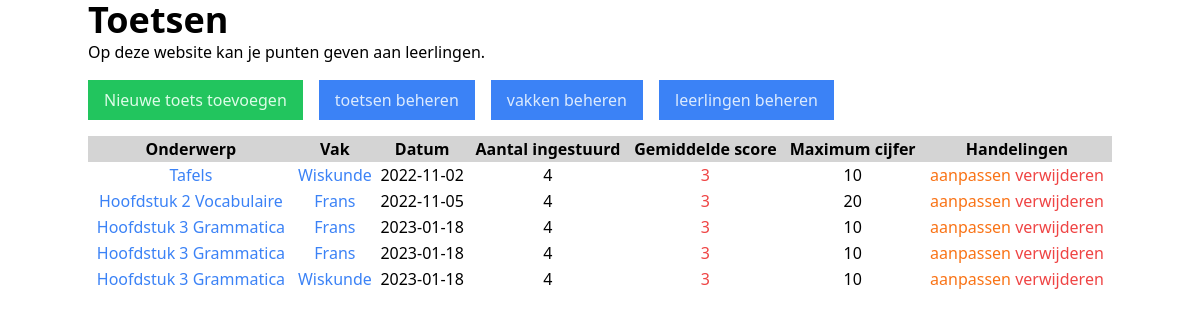
The page / on the database its author committed.
### tables this page shows
CREATE TABLE `toetsen` (
  `id` int(11) NOT NULL,
  `onderwerp` varchar(255) NOT NULL,
  `datum` date NOT NULL,
  `max` int(11) NOT NULL,
  `vak_id` int(11) NOT NULL
);

CREATE TABLE `vakken` (
  `id` int(11) NOT NULL,
  `naam` varchar(255) NOT NULL
);

### index.php (the view, shortened to what this page needs)
<?php
include './includes/database.php';
$query = $pdo->prepare('SELECT * FROM toetsen');
$query->execute([]);
$toetsen = $query->fetchAll();
?>
<!DOCTYPE html>
<html lang="en">
<head>
    <script src="https://cdn.tailwindcss.com"></script>
</head>
<body>
    <div class="container mx-auto">
        <?php include 'includes/main-header.php' ?>
        <table class="w-full">
            <thead class="bg-neutral-300">
                <tr>
                    <th>Onderwerp</th>
                    <th>Vak</th>
                    <th>Datum</th>
                    <th>Aantal ingestuurd</th>
                    <th>Gemiddelde score</th>
                    <th>Maximum cijfer</th>
                    <th>Handelingen</th>
                </tr>
            </thead>
            <tbody class="text-center">
                <?php foreach($toetsen as $onderwerp): ?>
                <?php
                    $query = $pdo->prepare('SELECT * FROM vakken WHERE id=:id');
                    $query->execute([
                        'id' => $onderwerp['vak_id']
                    ]);
                    $vak = $query->fetch();
                    ?>
                <tr>
                    <td><a href="toets.php?id=<?php echo $onderwerp['id']?>"
                            class="text-blue-500 hover:underline"><?php echo $onderwerp['onderwerp']?></a></td>
                    <td><a href="vak.php?id=<?php echo $onderwerp['vak_id']?>"
                            class="text-blue-500 hover:underline"><?php echo $vak['naam'] ?></a></td>
                    <td><?php echo $onderwerp['datum']?></td>
                    <td>4</td>
                    <td class="text-red-500">3</td>
                    <td><?php echo $onderwerp['max']?></td>
                    <td>
                        <a href="toets-aanpassen.php?id=1" class="text-orange-500 hover:underline">aanpassen</a>
                        <a href="toets-verwijderen.php?id=1" class="text-red-500 hover:underline">verwijderen</a>
                    </td>
                </tr>
                <?php endforeach; ?>
            </tbody>
        </table>
    </div>
</body>
</html>

### includes/main-header.php
<header>
    <h1 class="font-semibold text-4xl">Toetsen</h1>
    <p>Op deze website kan je punten geven aan leerlingen.</p>
    <?php include 'includes/hoofdmenu.php' ?>
</header>

### includes/hoofdmenu.php
<p class="flex gap-4 my-4">
    <a href="toets-toevoegen.php" class="bg-green-500 text-green-100 px-4 py-2">Nieuwe toets toevoegen</a>
    <a href="index.php" class="bg-blue-500 text-blue-100 px-4 py-2">toetsen beheren</a>
    <a href="vakken.php" class="bg-blue-500 text-blue-100 px-4 py-2">vakken beheren</a>
    <a href="leerlingen.php" class="bg-blue-500 text-blue-100 px-4 py-2">leerlingen beheren</a>
</p>

### rows shown on the page
toetsen: onderwerp "Tafels", vakken.naam "Wiskunde", datum "2022-11-02", max "10"
toetsen: onderwerp "Hoofdstuk 2 Vocabulaire", vakken.naam "Frans", datum "2022-11-05", max "20"
toetsen: onderwerp "Hoofdstuk 3 Grammatica", vakken.naam "Frans", datum "2023-01-18", max "10"
toetsen: onderwerp "Hoofdstuk 3 Grammatica", vakken.naam "Frans", datum "2023-01-18", max "10"
toetsen: onderwerp "Hoofdstuk 3 Grammatica", vakken.naam "Wiskunde", datum "2023-01-18", max "10"
